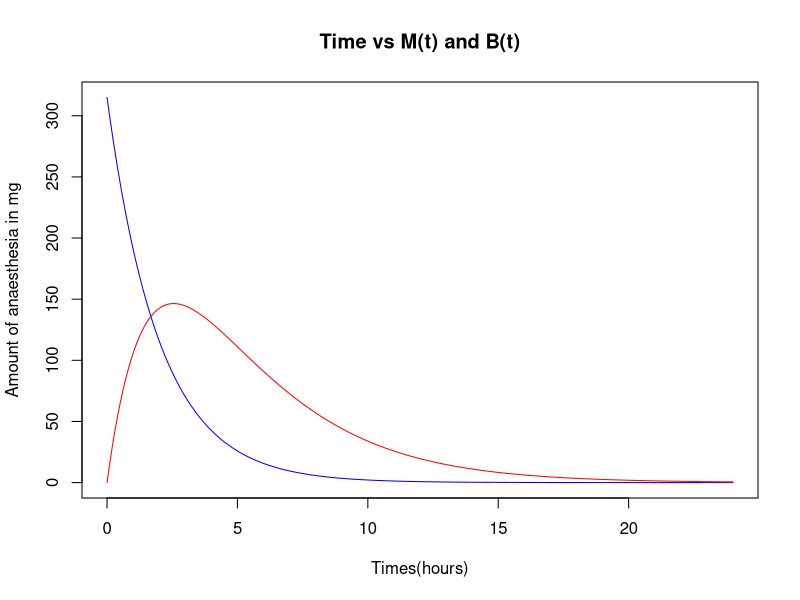
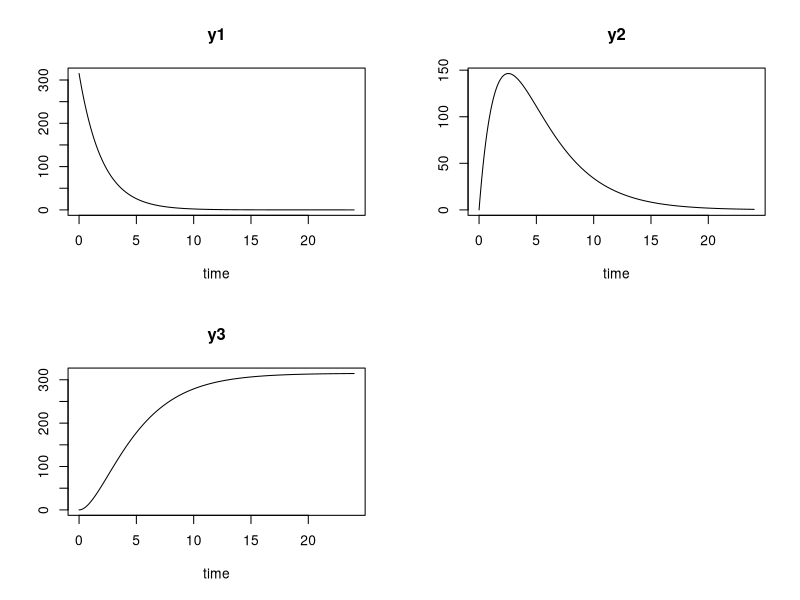

These figures' R source, in order:
## problem 2
## dM=-e*M
## dB= e*M-c*B
## dL=c*B-delta*L
library("deSolve")
library("scatterplot3d")
model<-function(times,y,params){
  e<-params[1]
  c<-params[2]
  delta<-params[3]
  dM=-e*y[1]
  dB= e*y[1]-c*y[2]
  dL=c*y[2]-delta*y[3]
  return(list(c(dM,dB,dL)))
}
initial<-c(y1=315, y2=0, y3=0)
# parameters
e <- 0.5
c <- 0.3
delta <- 0.4
params<-c(e,c,delta)
times<-seq(from=0, to=24, by=0.01)
# ODE calculation 
out<- ode(times=times,y=initial ,parms=params,func=model)
# par(mfrow = c(2, 2))
# part a
X11()
plot(out[,1], out[,2], xlab="Times(hours)", ylab="Amount of anaesthesia in mg", 
     main="Time vs M(t) and B(t)", type='l', col='blue')
lines(out[,1], out[,3], col='red')
# to observe 3D scatter plot
# x11()
# scatterplot3d(out[,c(1,2,3)])
head(out)
out<-data.frame(out)
# part b
time<-head(out[which(out[,2]<=(initial[1]/2)),], n=1)
time[,1] # 1.39 hr
# part c
# parameters 1
e <- 0.5
c <- 0.3
delta <- 0
params<-c(e,c,delta)
x11()
# ODE calculation using function from deSolve
out2<- ode(times=times,y=initial ,parms=params,func=model)
par(mfrow = c(2, 2))
plot(out2)
tail(out2) # ans : 314.4150 mg ends up in liver after 24 hrs
